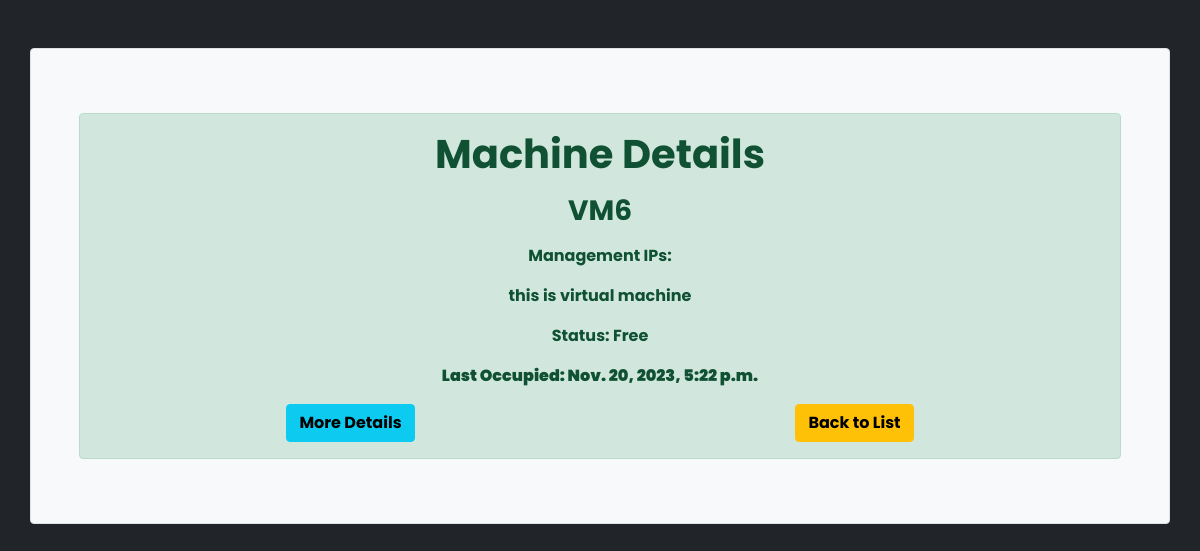
Screenshot of /6/ (signed in) with the database file from the repository.
### machines/models.py (models this page shows, shortened)
class Machine(models.Model):
    name = models.CharField(max_length=100)
    discription = models.TextField(null=True, max_length=500)
    user = models.ForeignKey(User, on_delete=models.SET_NULL, null=True, blank=True)
    start_time = models.DateTimeField(null=True, blank=True)
    end_time = models.DateTimeField(null=True, blank=True)
    timestamp = models.DateTimeField(auto_now=True)
    status = models.BooleanField(default=True)  # True for free, False for occupied
    purpose = models.TextField(blank=True)
    nz_start_time = models.DateTimeField(null=True, blank=True)
    nz_end_time = models.DateTimeField(null=True, blank=True)

### machines/views.py (the view)
# urls.py: path('<int:machine_id>/', views.machine_detail, name='machine_detail'),
@login_required
def machine_detail(request, machine_id):
    machine = get_object_or_404(Machine, pk=machine_id)
    user_can_free = request.user.is_authenticated
    user_active_booking = None
    if user_can_free:
        user_active_booking = Booking.objects.filter(machine=machine, user=request.user, end_time__gte=timezone.now()).first()
    context = {
        'machine': machine,
        'user_can_free': user_can_free,
        'user_has_active_booking': user_active_booking is not None,
        'user_active_booking': user_active_booking,
    }
    return render(request, 'machines/machine_detail.html', context)

### machines/templates/machines/machine_detail.html (shortened to what this page needs)
<html>
<head>
    <link href="https://cdn.jsdelivr.net/npm/bootstrap@5.0.2/dist/css/bootstrap.min.css" rel="stylesheet"
>
    <link rel="stylesheet" href="https://cdnjs.cloudflare.com/ajax/libs/font-awesome/6.4.2/css/all.min.css" />
</head>
<body class="bg-dark">
    <div class="container mt-5 p-5 border rounded bg-light">
    <div class="mb-3 mt-3">
        <div class="alert alert-success text-center mb-3 ">
            {% block content %}
            {% load humanize %}
                <h1><b>Machine Details</b></h1>
                <p><h3><b>{{ machine.name }}</b></h3></p>
                <p><b>Management IPs:</b></p>
                <p><b>{{ machine.discription }}</b></p>
                <p><b>Status: {% if machine.status %} Free {% else %} </b><b>Occupied by </b> <b>{{ machine.user }}</b> {% endif %}</p>
                    <p><b>Last Occupied: {{ machine.timestamp }}</b></p>
                <div id="notepad-content" style="display: flex; justify-content: space-between;">
                    <a href="{% url 'edit_notepad' machine.id %}" class="btn btn-info"><b>More Details</b></a></br>
                    <a href="{% url 'machine_list' %}" class="btn btn-warning"><b>Back to List<b></b></a>
                </div>
            {% endblock %}
        </div>
    </div>
    </div>
</body>
</html>

### machines/templates/machines/machine_detail.html (style rules this page uses)
* { font-family: 'Poppins', sans-serif; }

### rows the page displays
Machine: name "VM6", discription "this is virtual machine", timestamp "Nov. 20, 2023, 5:22 p.m."
